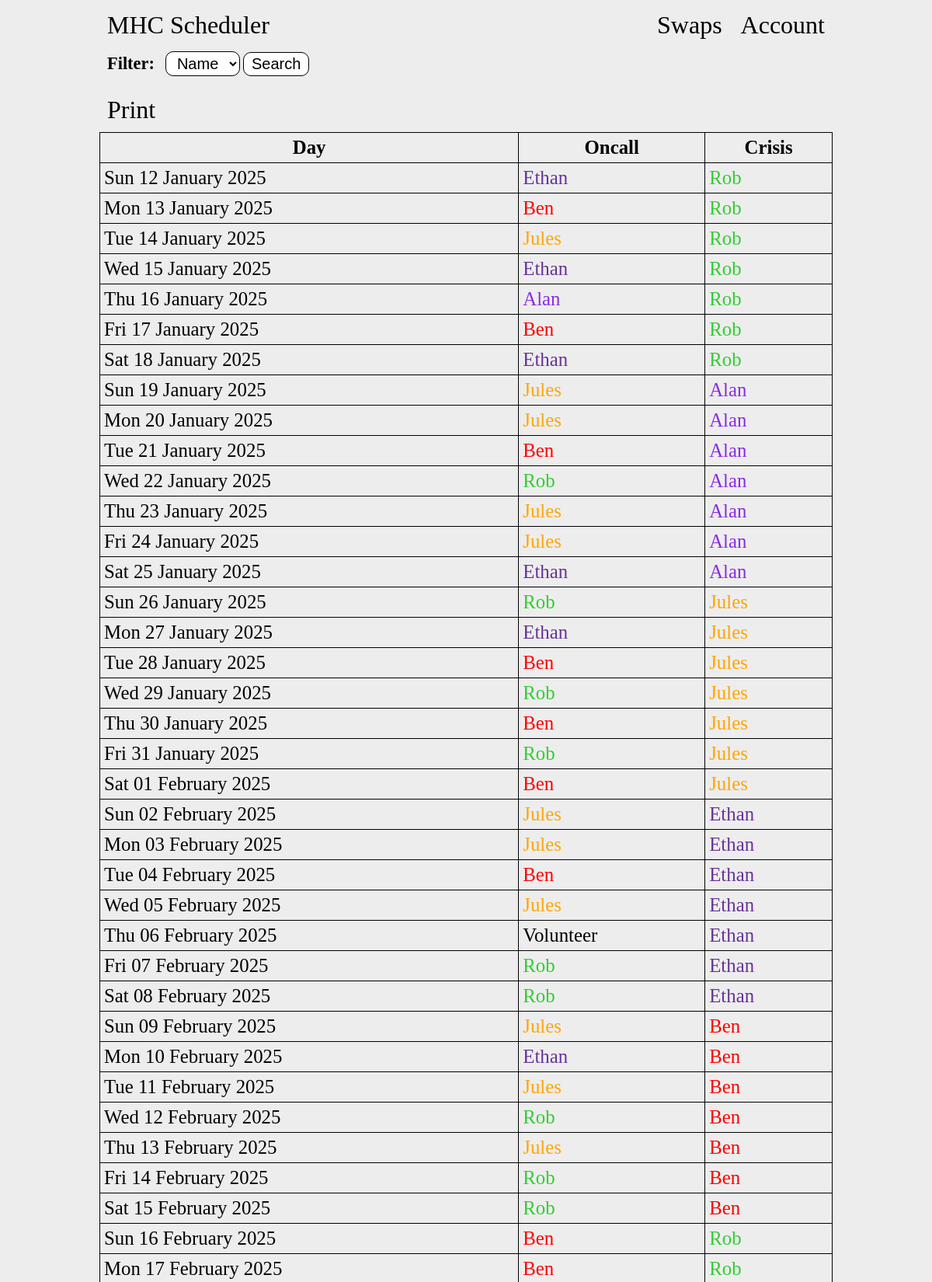
/ (signed in, upper part), run on the app's committed database.
### tables this page shows
CREATE TABLE days (id INTEGER NOT NULL, person_id INTEGER NOT NULL, date VARCHAR(255) NOT NULL, crisis_id INTEGER, completed bool, PRIMARY KEY(id), FOREIGN KEY (person_id) REFERENCES people(id));

CREATE TABLE people (id INTEGER NOT NULL, name varchar(255) NOT NULL, admin bool NOT NULL, diff int NOT NULL, password varchar(255), email varchar(255), sessions bit(10), weight INTEGER, end_diff int, color varchar(255), active BOOL, activate_date varchar(255), finish_date varchar(255), PRIMARY KEY (id));

### app.py (the view)
@app.route("/", methods=["GET"])
def index():
    con = sqlite3.connect("main.db")
    con.row_factory = sqlite3.Row
    cur = con.cursor()
    cur.execute("SELECT name, id FROM people;")
    rows = cur.fetchall()
    peopleData = [dict(row) for row in rows]
    if request.args.get('person'):
        person = request.args.get('person') # Filter days so that only the selected person shows
        cur.execute("SELECT days.date, p1.id AS oncallId, p1.name AS oncall, p1.color AS oncallColor, p2.name AS crisis, p2.color AS crisisColor FROM days LEFT JOIN people p1 ON days.person_id = p1.id JOIN people p2 ON days.crisis_id = p2.id WHERE (days.person_id = ? OR days.crisis_id = ?) AND days.completed = 0 ORDER BY days.id ASC", (person,person))
    else: # Display all days with a limit of 50
        cur.execute("SELECT date, p1.id AS oncallId, p1.name AS oncall, p1.color AS oncallColor, p2.name AS crisis, p2.color AS crisisColor FROM days LEFT JOIN people p1 ON days.person_id = p1.id JOIN people p2 ON days.crisis_id = p2.id AND days.completed = 0 ORDER BY days.id ASC")
    rows = cur.fetchall()
    daysData = [dict(row) for row in rows]
    for day in daysData:
        day['date'] = format_date(day['date'])
    con.close()
    if session.get("admin") != None:
        adminPerms = session['admin']
        if adminPerms == 1:
            return render_template('index.html', people=peopleData, days=daysData, accountLink="./signin", controlText="Admin", controlLink="./account")
        else:
            return render_template('index.html', people=peopleData, days=daysData, accountLink="./signin", controlText="Swaps", controlLink="./account")
    else:
        return render_template('index.html', people=peopleData, days=daysData, accountLink="./signin")

### app.py (called while the page is built)
def format_date(date_str):
    date_obj = datetime.strptime(date_str, "%Y-%m-%d")
    return date_obj.strftime("%a %d %B %Y")

@app.after_request
def add_header(response):
    response.headers["Cache-Control"] = "no-store, no-cache, must-revalidate, post-check=0, pre-check=0, max-age=0"
    response.headers["Pragma"] = "no-cache"
    response.headers["Expires"] = "0"
    return response

### templates/index.html (shortened to what this page needs)
{% extends "base.html" %}
{% block body %}
<nav>
    <a href="./">MHC Scheduler</a>
    <div>
        {% if controlText is defined %}
        <a href="{{ controlLink }}">{{ controlText }}</a>
        {% endif %}
        <a href="signin">Account</a>
    </div>
</nav>
<main>
    <form method="get">
        <label for="filter">Filter: </label>
        <select name="person" id="filter">
            <option disabled selected>Name</option>
        </select>
        <input type="submit" value="Search">
    </form>
    <a href="javascript:if(window.print)window.print()" class="print">Print</a>
    <table>
        <tr>
            <th>Day</th>
            <th>Oncall</th>
            <th>Crisis</th>
        </tr>
        {% for day in days %}
        <tr>
            <td>{{ day['date'] }}</td>
            {% if day['oncall'] != None %}
            <td style="color: {{ day['oncallColor'] }}">{{ day['oncall'] }}</td>
            {% else %}
            <td>Volunteer</td>
            {% endif %}
            <td style="color: {{ day['crisisColor'] }}">{{ day['crisis'] }}</td>
        </tr>
        {% endfor %}
    </table>
</main>
{% endblock %}

### static/main.css (style rules this page uses)
body { background-color: rgb(237, 237, 237); padding: 0 10%; font-family:'Times New Roman', Times, serif; }
nav { color: black; display: flex; flex-direction: row; justify-content: space-between; align-items: center; height: 6vh; }
.print, nav a { color: black; text-decoration: none; padding: 10px; font-size: 2rem; border-radius: 10px; }
label, select, input, button, form a { display: inline-block; font-size: 1.25rem; padding: 3px 10px; border-radius: 10px; }
label { font-weight: bold; font-size: 1.4rem; }
select, input, button, form a { background-color: white; border: 1px solid black; }
form { margin: 10px 0 20px 0; }
form input { margin-bottom: 5px; }
table { width: 100%; margin: 10px 0; }
th, td { padding: 5px; font-size: 1.55rem; }
table, th, td { border: 1px solid black; border-collapse: collapse; }

### static/print.css (style rules this page uses)
nav, form, .print { display: none; }

### data on the page
days: date "Sun 12 January 2025", oncall "Ethan", crisis "Rob"
days: date "Mon 13 January 2025", oncall "Ben", crisis "Rob"
days: date "Tue 14 January 2025", oncall "Jules", crisis "Rob"
days: date "Wed 15 January 2025", oncall "Ethan", crisis "Rob"
days: date "Thu 16 January 2025", oncall "Alan", crisis "Rob"
days: date "Fri 17 January 2025", oncall "Ben", crisis "Rob"
days: date "Sat 18 January 2025", oncall "Ethan", crisis "Rob"
days: date "Sun 19 January 2025", oncall "Jules", crisis "Alan"
days: date "Mon 20 January 2025", oncall "Jules", crisis "Alan"
days: date "Tue 21 January 2025", oncall "Ben", crisis "Alan"
days: date "Wed 22 January 2025", oncall "Rob", crisis "Alan"
days: date "Thu 23 January 2025", oncall "Jules", crisis "Alan"
days: date "Fri 24 January 2025", oncall "Jules", crisis "Alan"
days: date "Sat 25 January 2025", oncall "Ethan", crisis "Alan"
days: date "Sun 26 January 2025", oncall "Rob", crisis "Jules"
days: date "Mon 27 January 2025", oncall "Ethan", crisis "Jules"
days: date "Tue 28 January 2025", oncall "Ben", crisis "Jules"
days: date "Wed 29 January 2025", oncall "Rob", crisis "Jules"
days: date "Thu 30 January 2025", oncall "Ben", crisis "Jules"
days: date "Fri 31 January 2025", oncall "Rob", crisis "Jules"
days: date "Sat 01 February 2025", oncall "Ben", crisis "Jules"
days: date "Sun 02 February 2025", oncall "Jules", crisis "Ethan"
days: date "Mon 03 February 2025", oncall "Jules", crisis "Ethan"
days: date "Tue 04 February 2025", oncall "Ben", crisis "Ethan"
days: date "Wed 05 February 2025", oncall "Jules", crisis "Ethan"
days: date "Thu 06 February 2025", shows "Volunteer", crisis "Ethan"
days: date "Fri 07 February 2025", oncall "Rob", crisis "Ethan"
days: date "Sat 08 February 2025", oncall "Rob", crisis "Ethan"
days: date "Sun 09 February 2025", oncall "Jules", crisis "Ben"
days: date "Mon 10 February 2025", oncall "Ethan", crisis "Ben"
days: date "Tue 11 February 2025", oncall "Jules", crisis "Ben"
days: date "Wed 12 February 2025", oncall "Rob", crisis "Ben"
days: date "Thu 13 February 2025", oncall "Jules", crisis "Ben"
days: date "Fri 14 February 2025", oncall "Rob", crisis "Ben"
days: date "Sat 15 February 2025", oncall "Rob", crisis "Ben"
days: date "Sun 16 February 2025", oncall "Ben", crisis "Rob"
days: date "Mon 17 February 2025", oncall "Ben", crisis "Rob"

### other printed values
{{ controlText }} "Swaps"
